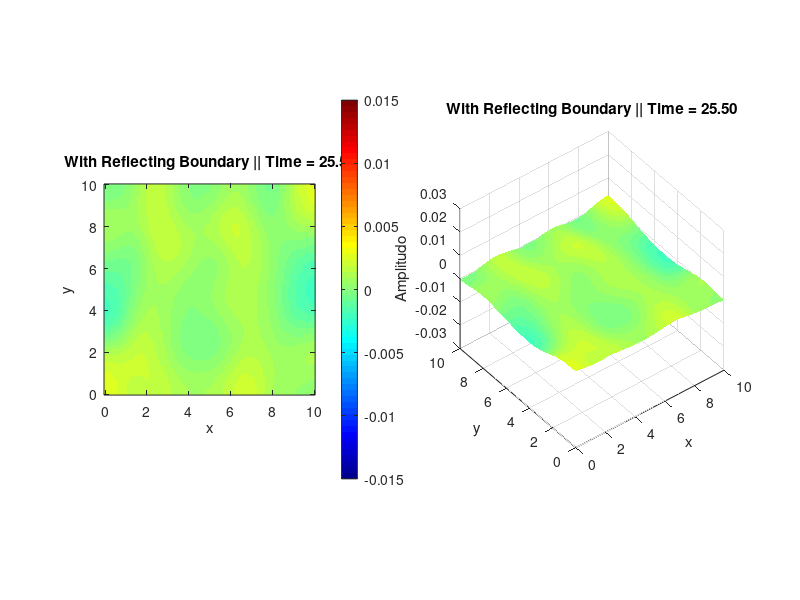

The MATLAB script that drew this image:
% =========================================================================
% SIMULASI WAVE PROPAGATION 2D MENGGUNAKAN METODE ADI
% Kondisi Batas: Reflecting Boundary (Neumann Boundary Condition: du/dn = 0)
% Waktu Simulasi: Setelah Gelombang Terefleksi dari Seluruh Sisi Batas
% =========================================================================

clear; clc; close all;

% --- 1. Parameter Domain dan Fisik ---
L = 10;                    % Panjang domain arah x
M = 10;                    % Panjang domain arah y
Nx = 101;                  % Jumlah titik grid x
Ny = 101;                  % Jumlah titik grid y
dx = L / (Nx - 1);
dy = M / (Ny - 1);

x = linspace(0, L, Nx);
y = linspace(0, M, Ny);
[X, Y] = meshgrid(x, y);

c = 1.0;                   % Kecepatan rambat gelombang
dt = 0.05;                 % Langkah waktu (time step)

% Waktu simulasi diatur cukup lama (t = 8.5s) agar gelombang 
% sempat menabrak keempat dinding batas dan terefleksi penuh ke dalam
t_final = 25.5;             
Nt = round(t_final / dt);

rx2 = (c * dt / dx)^2;     % Rasio Courant kuadrat arah x
ry2 = (c * dt / dy)^2;     % Rasio Courant kuadrat arah y

% --- 2. Kondisi Awal (Initial Condition) ---
% Gangguan gelombang berbentuk Gaussian Pulse sedikit digeser dari pusat 
% agar refleksi dari setiap dinding terlihat dinamis
x0 = 4.5; y0 = 6.5;
u_nm1 = 0.05 * exp(-((X - x0).^2 + (Y - y0).^2) / 0.4);
u_n   = u_nm1;             % Kecepatan awal gelombang = 0 (du/dt = 0)
u_np1 = zeros(Ny, Nx);

% --- 3. Penyusunan Matriks Tridiagonal ADI (Dengan Reflecting Boundary) ---
% Untuk syarat batas reflektif (Neumann: du/dn = 0), baris pertama dan 
% terakhir matriks diubah menggunakan pendekatan ghost-point orde-2.

% Matriks A_x (Implisit Arah-x)
main_x = (1 + rx2) * ones(Nx, 1);
sub_x  = -0.5 * rx2 * ones(Nx - 1, 1);
sup_x  = -0.5 * rx2 * ones(Nx - 1, 1);
sup_x(1)   = -rx2;         % Refleksi batas kiri (x = 0)
sub_x(end) = -rx2;         % Refleksi batas kanan (x = L)
A_x = diag(main_x) + diag(sup_x, 1) + diag(sub_x, -1);

% Matriks A_y (Implisit Arah-y)
main_y = (1 + ry2) * ones(Ny, 1);
sub_y  = -0.5 * ry2 * ones(Ny - 1, 1);
sup_y  = -0.5 * ry2 * ones(Ny - 1, 1);
sup_y(1)   = -ry2;         % Refleksi batas bawah (y = 0)
sub_y(end) = -ry2;         % Refleksi batas atas (y = M)
A_y = diag(main_y) + diag(sup_y, 1) + diag(sub_y, -1);

% --- 4. Iterasi Waktu Skema ADI ---
for n = 2:Nt
    u_star = zeros(Ny, Nx);
    
    % TAHAP 1: Implisit Arah-x (Mencari variabel perantara u_star)
    for i = 1:Ny
        % Hitung turunan kedua arah-y dengan syarat batas reflektif
        if i == 1
            d2y_n = 2 * (u_n(2, :) - u_n(1, :));
        elseif i == Ny
            d2y_n = 2 * (u_n(Ny-1, :) - u_n(Ny, :));
        else
            d2y_n = u_n(i+1, :) - 2*u_n(i, :) + u_n(i-1, :);
        end
        
        rhs1 = 2*u_n(i, :) - u_nm1(i, :) + ry2 * d2y_n;
        u_star(i, :) = (A_x \ rhs1')';
    end
    
    % TAHAP 2: Implisit Arah-y (Mencari solusi u^{n+1})
    for j = 1:Nx
        % Hitung turunan kedua arah-y pada tingkat waktu n-1 (reflektif)
        d2y_nm1 = zeros(Ny, 1);
        d2y_nm1(1)      = 2 * (u_nm1(2, j) - u_nm1(1, j));
        d2y_nm1(2:Ny-1) = u_nm1(3:Ny, j) - 2*u_nm1(2:Ny-1, j) + u_nm1(1:Ny-2, j);
        d2y_nm1(Ny)     = 2 * (u_nm1(Ny-1, j) - u_nm1(Ny, j));
        
        rhs2 = u_star(:, j) - 0.5 * ry2 * d2y_nm1;
        u_np1(:, j) = A_y \ rhs2;
    end
    
    % Update tingkat waktu
    u_nm1 = u_n;
    u_n   = u_np1;
end

% --- 5. Visualisasi Grafik 2D Contour dan 3D Surface ---
figure('Position', [100, 100, 1100, 460], 'Color', 'w');

% Panel Kiri: 2D Contour Plot
subplot(1, 2, 1);
imagesc(x, y, u_n);
colormap(jet);
colorbar;
caxis([-0.015 0.015]); % Mengatur rentang skala warna agar pola interferensi jelas
title(sprintf('With Reflecting Boundary || Time = %.2f', t_final), ...
      'FontWeight', 'bold', 'FontSize', 11);
xlabel('x'); ylabel('y');
set(gca, 'YDir', 'normal');
axis square;

% Panel Kanan: 3D Surface Plot
subplot(1, 2, 2);
surf(X, Y, u_n, 'EdgeColor', 'k', 'EdgeAlpha', 0.15);
colormap(jet);
title(sprintf('With Reflecting Boundary || Time = %.2f', t_final), ...
      'FontWeight', 'bold', 'FontSize', 11);
xlabel('x'); ylabel('y'); zlabel('Amplitudo');
zlim([-0.03 0.03]);
caxis([-0.015 0.015]);
view(-38, 42); % Sudut pandang kamera 3D
axis square;
grid on;
